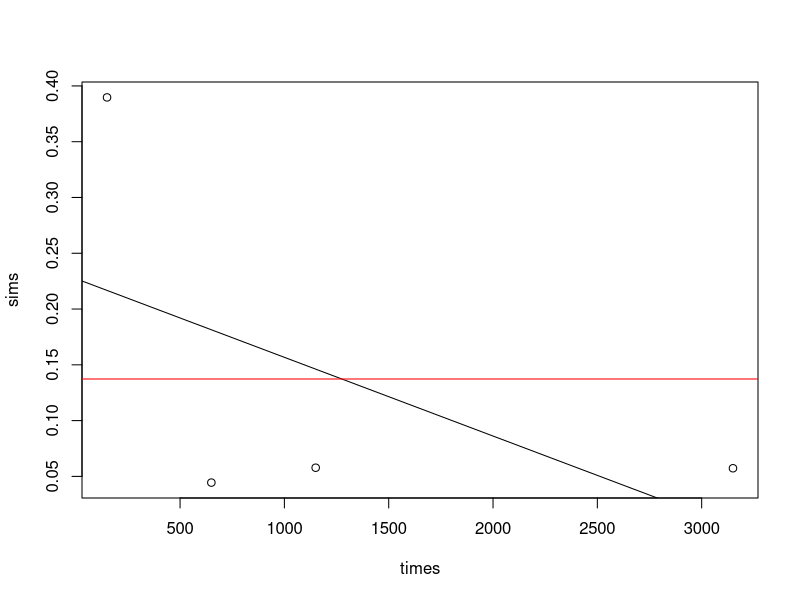
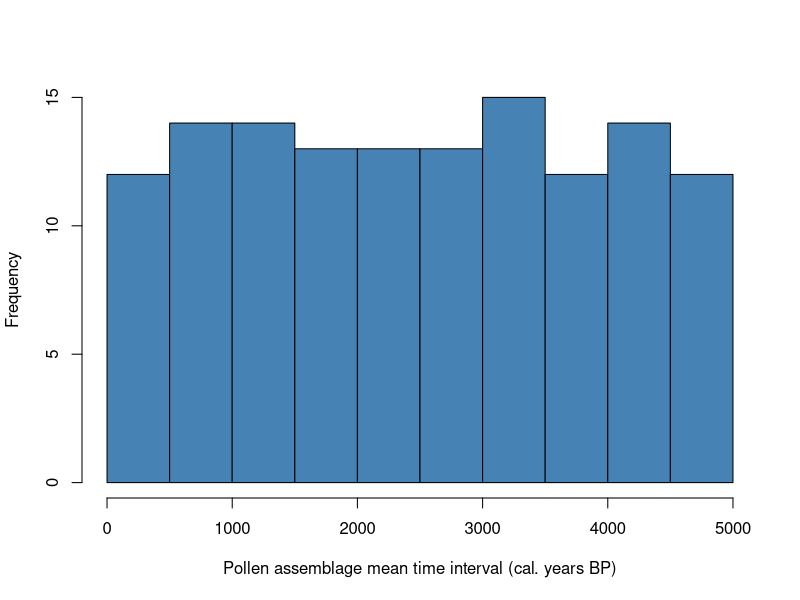
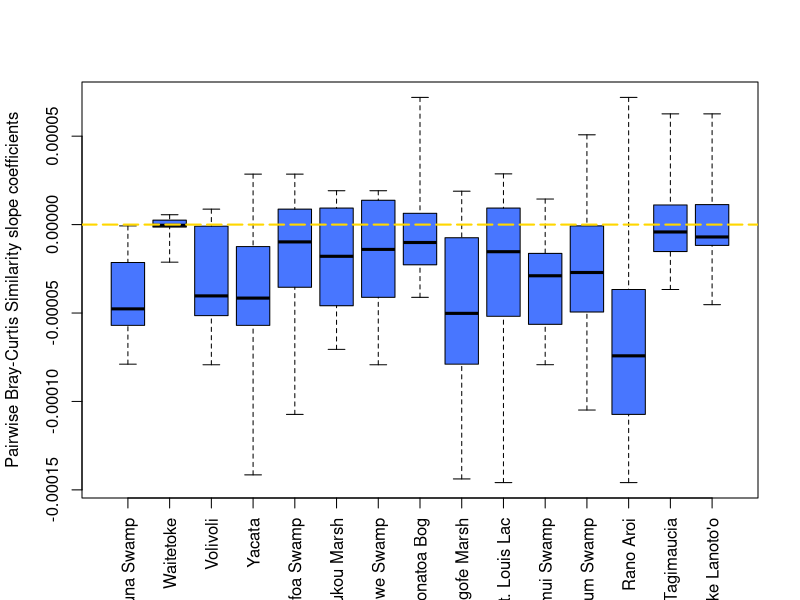
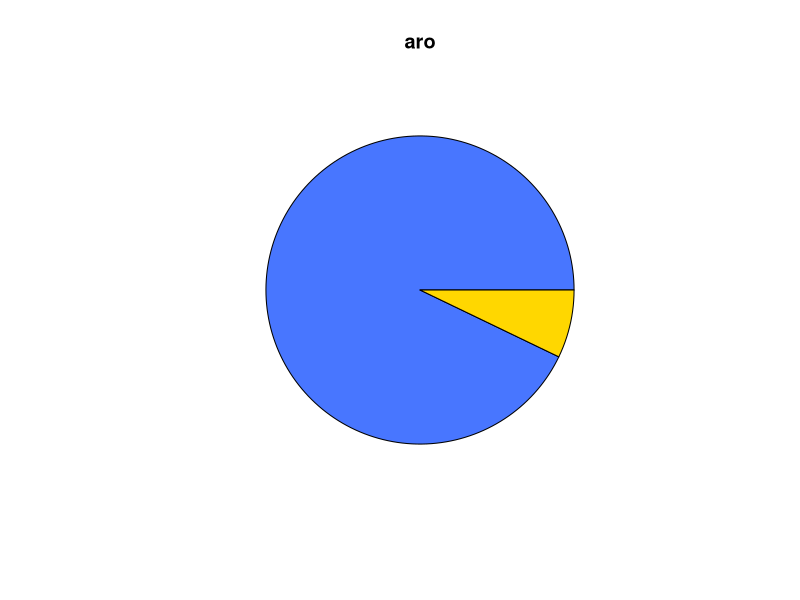
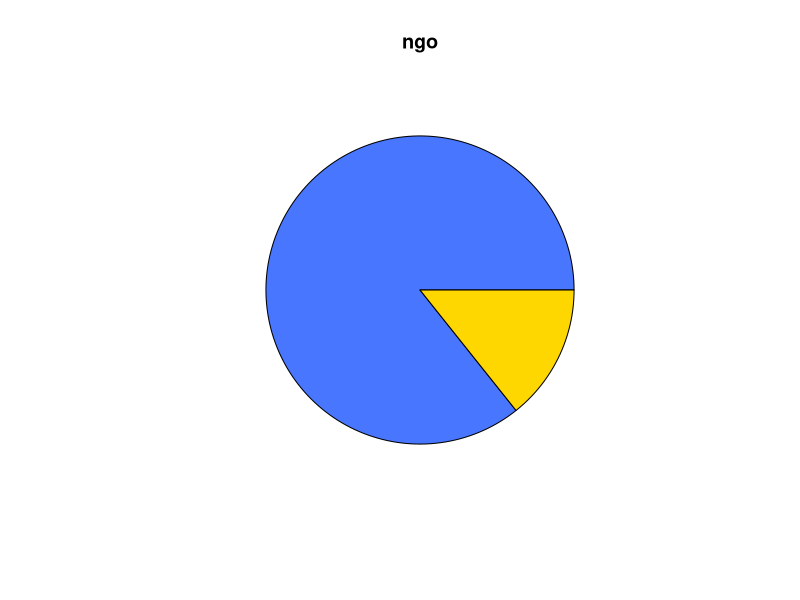
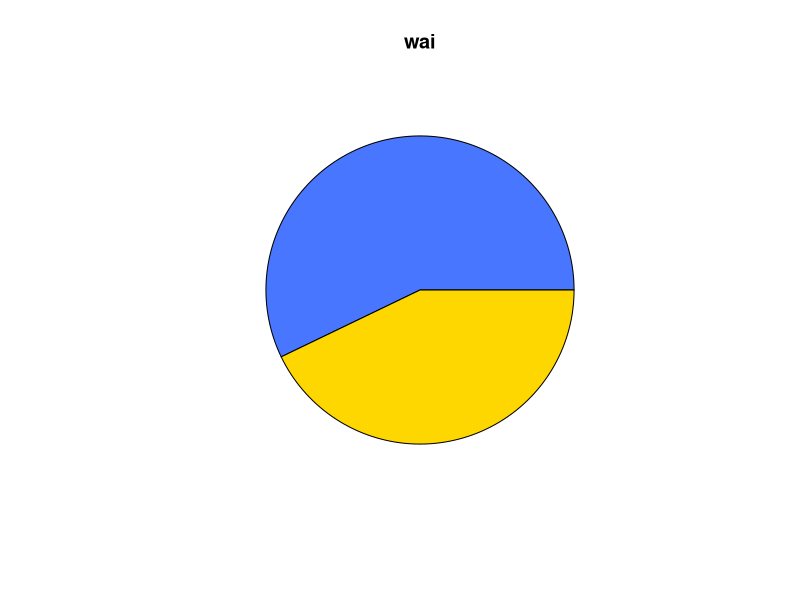
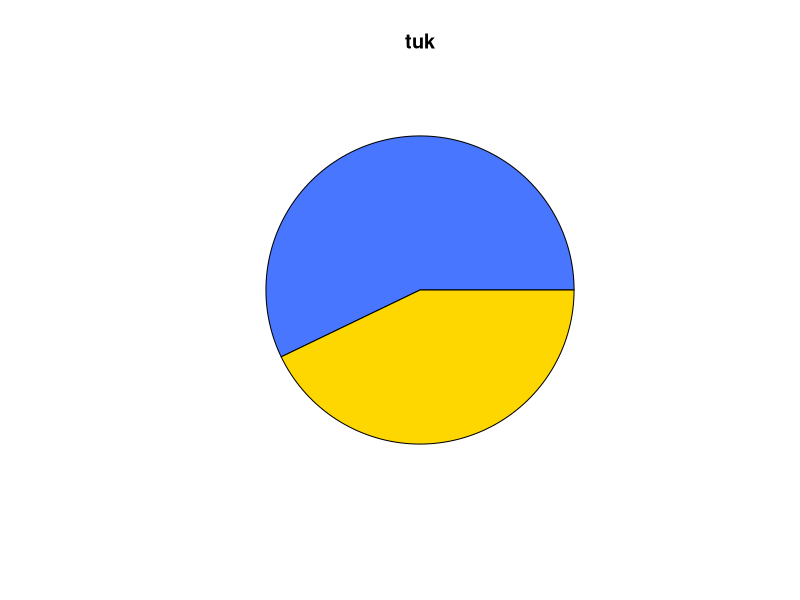
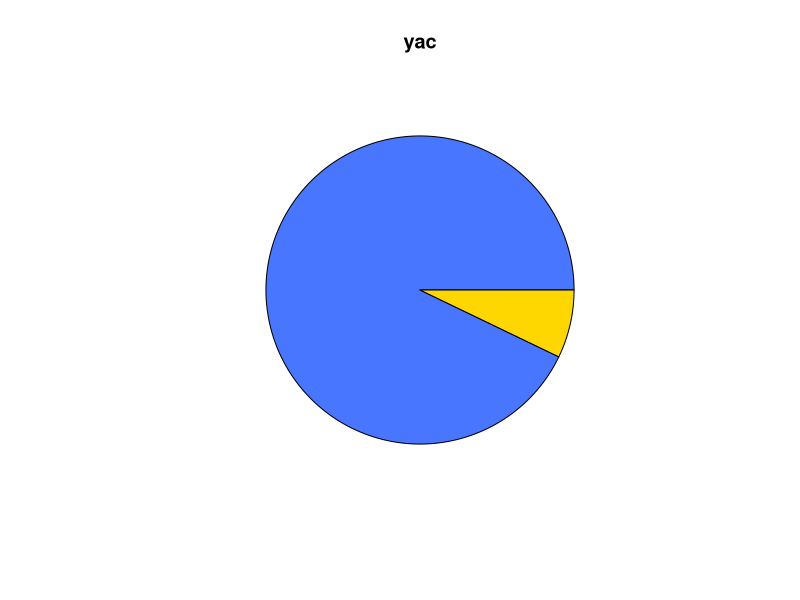

Source code (R) for these figures, in order:
#Similarity analysis of standardisation 2

library(ggplot2)
library(reshape)
library(vegan)

data<-read.csv("Outputs/Stand2_binned.csv", check.names = FALSE)
data<-data[-c(1)]

#columns 51, 153, 336 are metadata
data<-data[c(51, 153, 336, 1:50, 52:152, 154:335, 337:373)]

names(data)[2]<-"interval"
data$interval<-gsub("]","",as.character(data$interval))
data$interval<-gsub("\\(|\\)","",as.character(data$interval))

split<-strsplit(data$interval, split = ",")
matrix<-matrix(unlist(split),ncol=2,byrow=T)
matrix<-as.data.frame(matrix)
matrix$V1 <- as.numeric(matrix$V1)
matrix$V2 <- as.numeric(matrix$V2)
matrix$mean_interval_group<-rowMeans(matrix[1:2], na.rm=TRUE)

drop <- c("interval")
data = data[,!(names(data) %in% drop)]
data$mean_interval_age<-matrix$mean_interval_group
data<-data[c(373, 1:372)]

#drop columns when the column sum= 0
meta<-data[1:3]
data<-data[4:373]
data<-Filter(function(data) sum(abs(data), na.rm = TRUE) > 0, data)
data<-cbind(meta,data)

# Build unique pairs to compare each with each####
pairs<-expand.grid(unique(data$Site),unique(data$Site))
pairs<-pairs[pairs[,1]!=pairs[,2],]
for(i in 1:nrow(pairs)){	
  if(i>nrow(pairs)){break} else {
    a<-paste(pairs[,1],pairs[,2])
    b<-paste(pairs[,2],pairs[,1])	
    pairs<-pairs[-which(a[i]==b),]
  }}

comp<-list()
for(i in 1:nrow(pairs)){
  a<-data[data$Site ==pairs[i,1],]
  b<-data[data$Site ==pairs[i,2],]	
  times<-intersect(a$mean_interval_age, b$mean_interval_age)
  sims<-times
  sims[]<-NA
  for(d in times){
    sims[times==d]<-1-vegdist(rbind(a[a$mean_interval_age==d,4:350],b[b$mean_interval_age==d,4:350]),method="bray")}
  comp[[i]]<-data.frame(times,sims)
}

unique(data$Site)
sites<-list()
homogen<-matrix(NA,15,15)
colnames(homogen)<-unique(data$Site)
rownames(homogen)<-unique(data$Site)
R<-N<-homogen

for(i in unique(data$Site)){
  abfrage<-pairs[,1] %in% i | pairs[,2] %in% i
  unique(data$Site)
  
  for(e in which(abfrage)){
    homogen[i,pairs[e,which(pairs[e,]!=i)]]<-coef(lm(sims~times,data=comp[[e]]))[2]
    N[i,pairs[e,which(pairs[e,]!=i)]]<-nrow(comp[[e]])
    R[i,pairs[e,which(pairs[e,]!=i)]]<-summary(lm(sims~times,data=comp[[e]]))$adj	
  }	
}

par(mfrow=c(1,1))
plot(sims~times,data=comp[[3]])
abline(lm(sims~times,data=comp[[3]]))
abline(h=mean(comp[[3]]$sims),col="red")
# negative trend is homogenisation
# boxplots ordered by longitude
par(mfrow=c(1,1))
homogen <- homogen[, c("lou", "plu", "ano", "wai", "vol", "bon", "tag", "yac", "fin", "lot", "ngo", "ava", "lan", "tuk", "aro")]
cols<- c("St. Louis Lac", "Plum Swamp", "Anouwe Swamp", "Waitetoke", "Volivoli", "Bonatoa Bog","Lake Tagimaucia","Yacata","Finemui Swamp","Lotofoa Swamp","Ngofe Marsh","Avai’o’vuna Swamp","Lake Lanoto'o","Tukou Marsh","Rano Aroi")
colnames(homogen) <- cols
if(1){
library('plyr')
freq<-count(data$Site)
freq<-count(data$mean_interval_age)
hist(data$mean_interval_age,
        xlab="Pollen assemblage mean time interval (cal. years BP)", ylab = "Frequency", col = "steelblue", main = NULL)

}

#write.csv(homogen, "Outputs/Stand2_homogen.csv")

if(1){
  # boxplots ordered by elevation
  homogen <- homogen[, c("Avai’o’vuna Swamp", "Waitetoke", "Volivoli", "Yacata", "Lotofoa Swamp", "Tukou Marsh", "Anouwe Swamp", "Bonatoa Bog", "Ngofe Marsh", "St. Louis Lac", "Finemui Swamp", "Plum Swamp", "Rano Aroi", "Lake Tagimaucia", "Lake Lanoto'o")]
  boxplot(homogen,range=0,ylab="Pairwise Bray-Curtis Similarity slope coefficients", las=3, col= "royalblue1")
  abline(h=0, col= "gold", lwd=2, lty=5)
}

par(mfrow=c(1,1))
for(i in unique(data$Site)){
  pie(c(sum(homogen[i,]<0,na.rm=T),sum(homogen[i,]>0,na.rm=T)),main=i,col=c("royalblue1","gold"),labels=NA)
  }

names(comp)<-paste(pairs[,1],pairs[,2])

dat<-do.call("rbind", comp)
dat$name<-unlist(lapply(strsplit(rownames(dat),split="[.]"),function(x){x[[1]]}))
head(dat)
#write.csv(dat, "Outputs/Stand2_dat.csv")

#Calculate the slope coefficient with the min number of data points
minimum_points<-dat$name
min(minimum_points)
